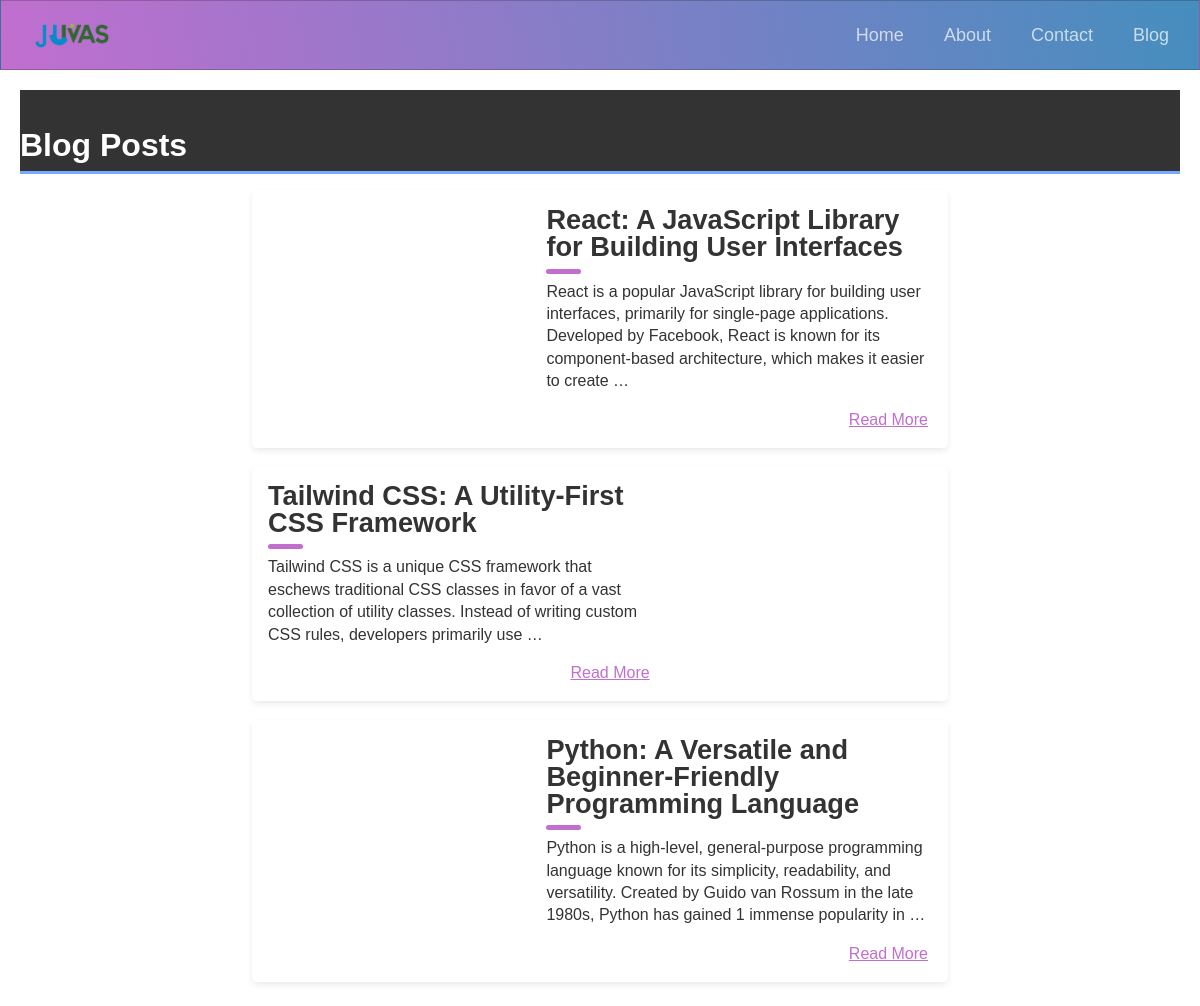
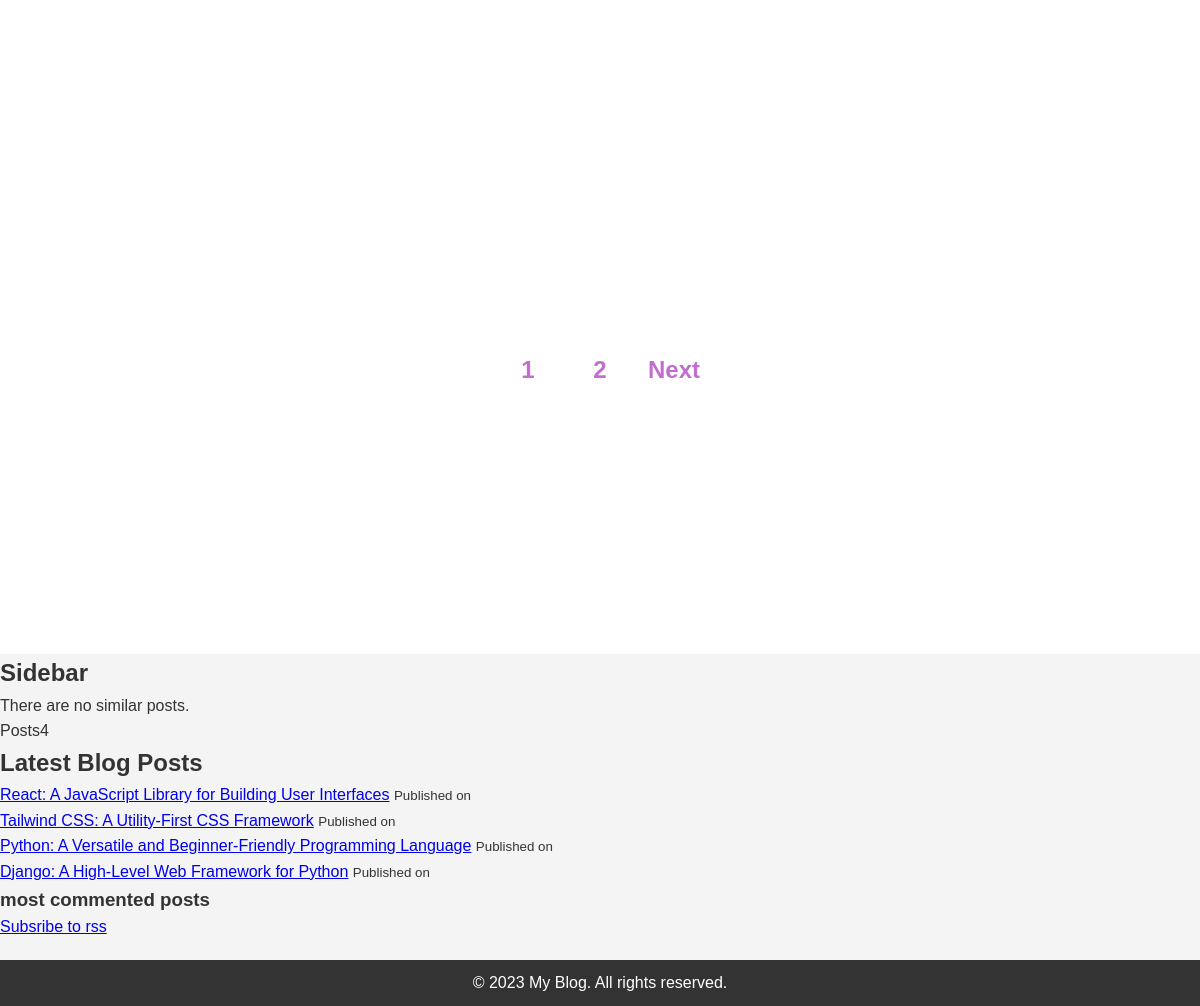
The page / on the database its author committed (2 pictures, top to bottom).
### blog/models.py (models this page shows, shortened)
class Post(models.Model):
    class Status(models.TextChoices):
        DRAFT = 'draft'
        PUBLISHED = 'published'
    title = models.CharField(max_length=100)
    slug = models.SlugField(max_length=100, unique_for_date='publish')
    author = models.ForeignKey(settings.AUTH_USER_MODEL, on_delete=models.CASCADE, related_name='blog_posts')
    content = models.TextField()
    feature_image = models.ImageField(upload_to="uploads/", null=True, blank=True)
    publish = models.DateTimeField(default=timezone.now)
    created = models.DateTimeField(auto_now_add=True)
    updated = models.DateTimeField(auto_now=True)
    status = models.CharField(max_length=10, choices=Status, default='draft')
    objects = models.Manager()
    published = PublishedManager()
    tags = TaggableManager()
    def get_absolute_url(self):
        return reverse('blog:post_detail', args=[str(self.slug)])
    class Meta:
        ordering = ['-publish']
        indexes = [models.Index(fields=['-publish'])]
        verbose_name_plural = 'posts'

### blog/views.py (the view)
# urls.py: path('', views.PostListView.as_view(), name='post_list'),
class PostListView(ListView):
    queryset = Post.published.all()
    context_object_name = 'posts'
    template_name = 'blog/post/list.html'
    paginate_by = 3
    def get_queryset(self):
        queryset = super().get_queryset()
        tag_slug = self.kwargs.get('tag_slug')
        if tag_slug:
            tag = get_object_or_404(Tag, slug=tag_slug)
            queryset = queryset.filter(tags__in=[tag])
        return queryset
    def get_context_data(self, **kwargs):
        context = super().get_context_data(**kwargs)
        context['tag'] = self.kwargs.get('tag_slug')
        return context

### blog/models.py (called while the page is built)
    def get_queryset(self):
        return super(PublishedManager, self).get_queryset().filter(status=Post.Status.PUBLISHED)

### blog/templatetags/blog_tags.py (called while the page is built)
@register.simple_tag
def total_posts():
    return Post.published.count()

@register.inclusion_tag('blog/post/latest_posts.html')
def show_latest_posts(count=5):
    latest_posts = Post.published.order_by('-publish')[:count]
    return {'latest_posts': latest_posts}

### blog/templates/blog/post/list.html (shortened to what this page needs)
{% extends 'blog/base.html' %}
{% block content %}
  <header class="header">
    <h1 class="">Blog Posts</h1>
  </header>
  {% for post in posts %}
    <section class="{% if forloop.counter|divisibleby:2 %}
         blog-card alt
      {% else %}
         blog-card
      {% endif %}">
      <div class="meta">
        {% if post.feature_image %}
          <div class="photo" >
          </div>
        {% endif %}
        <ul class="details">
          <li class="author">
            <a href="" class="">{{ post.author }}</a>
          </li>
          <li class="date">{{ post.publish }}</li>
          <div class="tags">
            <ul>
              {% for tag in post.tags.all %}
                <li>
                  <a href="{% url 'blog:post_list' tag.slug %}" class="">{{ tag.name }}</a>
                </li>
              {% endfor %}
            </ul>
          </div>
        </ul>
      </div>
      <div class="description">
        <h1><a href="{{ post.get_absolute_url }}" class=""></a>{{ post.title }}</h1>
        <p>{{ post.content|truncatewords:30|linebreaks }}</p>
        <p class="read-more">
          <a href="{{ post.get_absolute_url }}" class="">Read More</a>
        </p>
      </div>
    </section>
  {% endfor %}
  {% include '_pagination.html' with page=page_obj %}
{% endblock %}

### blog/templates/blog/base.html (shortened to what this page needs)
{% load static %}
{% load blog_tags %}
<!DOCTYPE html>
<html lang="en">
  <head>
    <link rel="stylesheet" href="https://cdnjs.cloudflare.com/ajax/libs/font-awesome/6.7.2/css/all.min.css" />
    <link rel="stylesheet" href="{% static 'css/styles.css' %}" />
  </head>
  <body>
    {% include 'blog/navigation.html' %}
    <main>
      {% block content %}
      {% endblock %}
    </main>
    <aside>
      <h2>Sidebar</h2>
      {% for post in similar_posts %}
        <p class="">
          <a href="{{ post.get_absolute_url }}" class="">{{ post.title }}</a>
        </p>
      {% empty %}
        <p class="">There are no similar posts.</p>
      {% endfor %}
      <p class="">
        Posts{% total_posts %}
      </p>
      <div class="">
        {% show_latest_posts %}
      </div>
      <div class="">
        <h3 class="">most commented posts</h3>
      </div>
      <div class="">
        <a href="{% url 'blog:post_feed' %}" class="">Subsribe to rss</a>
      </div>
    </aside>
    <footer>
      <p>&copy; 2023 My Blog. All rights reserved.</p>
    </footer>
  </body>
</html>

### blog/templates/blog/navigation.html (shortened to what this page needs)
{% load static %}
<nav class="navbar">
  <a href="/"><img src="{% static 'images/juvas.png' %}" alt="Logo" /></a>
  <ul class="main-nav" id="js-menu">
    <li>
      <a href="/" class="nav-links">Home</a>
    </li>
    <li>
      <a href="/products" class="nav-links">About</a>
    </li>
    <li>
      <a href="/contact" class="nav-links">Contact</a>
    </li>
    <li>
      <a href="/blog" class="nav-links">Blog</a>
    </li>
  </ul>
</nav>

### blog/templates/_pagination.html (shortened to what this page needs)
<div class="pagination">
  <div id="pagination-container">
    {% for num in page_obj.paginator.page_range %}
      {% if page_obj.number == num %}
        <a class="pag-link" href="?page={{ num }}">{{ num }}</a>
      {% elif num > page_obj.number|add:'-3' and num < page_obj.number|add:'3' %}
        <a class="pag-link" href="?page={{ num }}">{{ num }}</a>
      {% endif %}
    {% endfor %}
    {% if page_obj.has_next %}
      <a class="pag-link" href="?page={{ page_obj.next_page_number }}">Next</a>
    {% endif %}
  </div>
</div>

### blog/templates/blog/post/latest_posts.html
<h1>Latest Blog Posts</h1>
<ul>
  {% for post in latest_posts %}
    <li>
      <a href="{% url 'blog:post_detail' post.id %}">{{ post.title }}</a>
      <small>Published on {{ post.published_date }}</small>
    </li>
  {% endfor %}
</ul>

### static/css/base.css (style rules this page uses)
* { margin: 0; padding: 0; box-sizing: border-box; }
body { font-family: Arial, sans-serif; background-color: #f4f4f4; color: #333; line-height: 1.6; }
header { background: #333; color: #fff; padding-top: 30px; min-height: 70px; border-bottom: #77aaff 3px solid; }
main { padding: 20px; background: #fff; }
footer { background: #333; color: #fff; text-align: center; padding: 10px; margin-top: 20px; }

### static/css/navigation.css (style rules this page uses)
* { box-sizing: border-box; padding: 0; margin: 0; }
body { font-family: "Josefin Sans", sans-serif; }
.navbar { font-size: 18px; background-image: linear-gradient(260deg, #458ebe 0%, #c16ecf 100%); border: 1px solid rgba(0, 0, 0, 0.2); padding-bottom: 10px; }
.main-nav { list-style-type: none; display: none; }
.nav-links, .logo { text-decoration: none; color: rgba(255, 255, 255, 0.7); }
.main-nav li { text-align: center; margin: 15px auto; }
@media screen and (min-width: 768px) { .navbar { display: flex; justify-content: space-between; padding-bottom: 0; height: 70px; align-items: center; } }
@media screen and (min-width: 768px) { .main-nav { display: flex; margin-right: 30px; flex-direction: row; justify-content: flex-end; } }
@media screen and (min-width: 768px) { .main-nav li { margin: 0; } }
@media screen and (min-width: 768px) { .nav-links { margin-left: 40px; } }
.navbar img { height: 80px; width: auto; display: inline-block; vertical-align: middle; }

### static/css/list.css (style rules this page uses)
.blog-card { display: flex; flex-direction: column; margin: 1rem auto; box-shadow: 0 3px 7px -1px rgba(0, 0, 0, 0.1); margin-bottom: 1.6%; background: #fff; line-height: 1.4; font-family: sans-serif; border-radius: 5px; overflow: hidden; z-index: 0; }
.blog-card a { color: inherit; }
.blog-card .meta { position: relative; z-index: 0; height: 200px; }
.blog-card .photo { position: absolute; top: 0; right: 0; bottom: 0; left: 0; background-size: cover; background-position: center; transition: transform .2s; }
.blog-card .details, .blog-card .details ul { margin: auto; padding: 0; list-style: none; }
.blog-card .details { position: absolute; top: 0; bottom: 0; left: -100%; margin: auto; transition: left .2s; background: rgba(0, 0, 0, 0.6); color: #fff; padding: 10px; width: 100%; font-size: .9rem; }
.blog-card .details a { text-decoration: dotted underline; }
.blog-card .details ul li { display: inline-block; }
.blog-card .details .author:before { font-family: FontAwesome; margin-right: 10px; content: "\f007"; }
.blog-card .details .date:before { font-family: FontAwesome; margin-right: 10px; content: "\f133"; }
.blog-card .details .tags ul:before { font-family: FontAwesome; content: "\f02b"; margin-right: 10px; }
.blog-card .details .tags li { margin-right: 2px; }
.blog-card .details .tags li:first-child { margin-left: -4px; }
.blog-card .description { padding: 1rem; background: #fff; position: relative; z-index: 1; }
.blog-card .description h1, .blog-card .description h2 { font-family: Poppins, sans-serif; }
.blog-card .description h1 { line-height: 1; margin: 0; font-size: 1.7rem; }
.blog-card .description .read-more { text-align: right; }
.blog-card .description .read-more a { color: #c16ecf; display: inline-block; position: relative; }
.blog-card .description .read-more a:after { content: "\f061"; font-family: FontAwesome; margin-left: -10px; opacity: 0; vertical-align: middle; transition: margin .3s, opacity .3s; }
.blog-card p { position: relative; margin: 1rem 0 0; }
.blog-card p:first-of-type { margin-top: 1.25rem; }
.blog-card p:first-of-type:before { content: ""; position: absolute; height: 5px; background:#c16ecf; width: 35px; top: -0.75rem; border-radius: 3px; }
@media (min-width: 640px) { .blog-card { flex-direction: row; max-width: 60%; } }
@media (min-width: 640px) { .blog-card .meta { flex-basis: 40%; height: auto; } }
@media (min-width: 640px) { .blog-card .description { flex-basis: 60%; } }
@media (min-width: 640px) { .blog-card .description:before { transform: skewX(-3deg); content: ""; background: #fff; width: 30px; position: absolute; left: -10px; top: 0; bottom: 0; z-index: -1; } }
@media (min-width: 640px) { .blog-card.alt { flex-direction: row-reverse; } }
@media (min-width: 640px) { .blog-card.alt .description:before { left: inherit; right: -10px; transform: skew(3deg); } }
@media (min-width: 640px) { .blog-card.alt .details { padding-left: 25px; } }

### rows shown on the page
Post: title "React: A JavaScript Library for Building User Interfaces", content "React is a popular JavaScript library for building user interfaces, primarily for single-page applications. Developed by Facebook, React is known for its component-based architecture, which makes it easier to create …"
Post: title "Tailwind CSS: A Utility-First CSS Framework", content "Tailwind CSS is a unique CSS framework that eschews traditional CSS classes in favor of a vast collection of utility classes. Instead of writing custom CSS rules, developers primarily use …"
Post: title "Python: A Versatile and Beginner-Friendly Programming Language", content "Python is a high-level, general-purpose programming language known for its simplicity, readability, and versatility. Created by Guido van Rossum in the late 1980s, Python has gained 1 immense popularity in …"
Post: title "Django: A High-Level Web Framework for Python"

### other values the page prints
{{ num }} "1"
{{ num }} "2"
